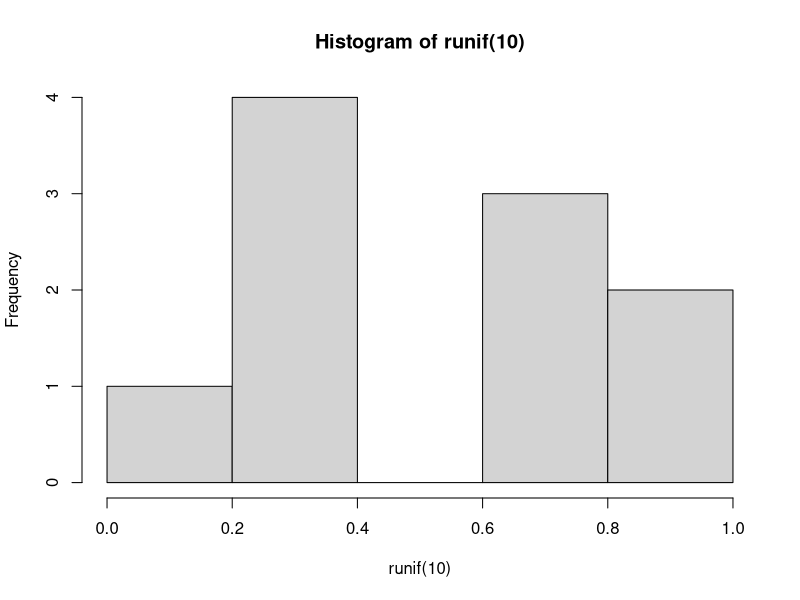
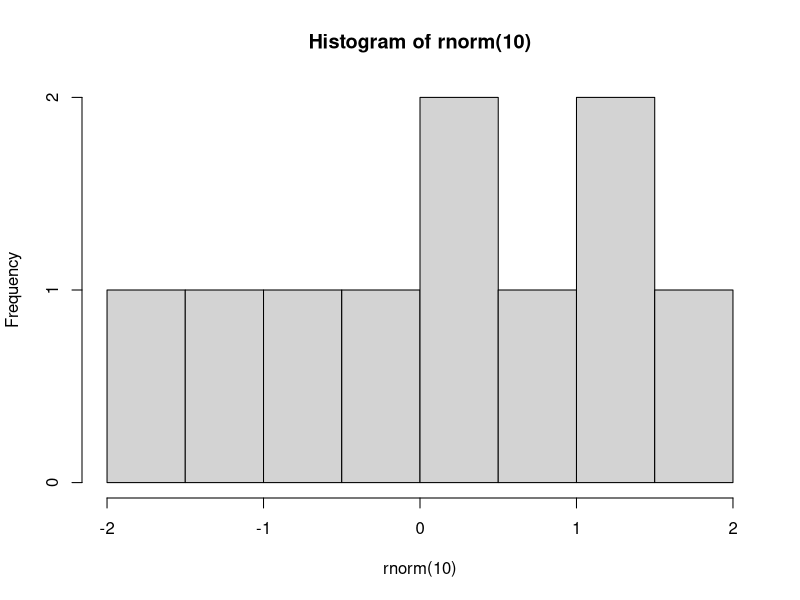

Reproduce these figures in R, in order.
## ---- chunk 1
hist(runif(10)) 
## ---- chunk 2
hist(rnorm(10)) 
